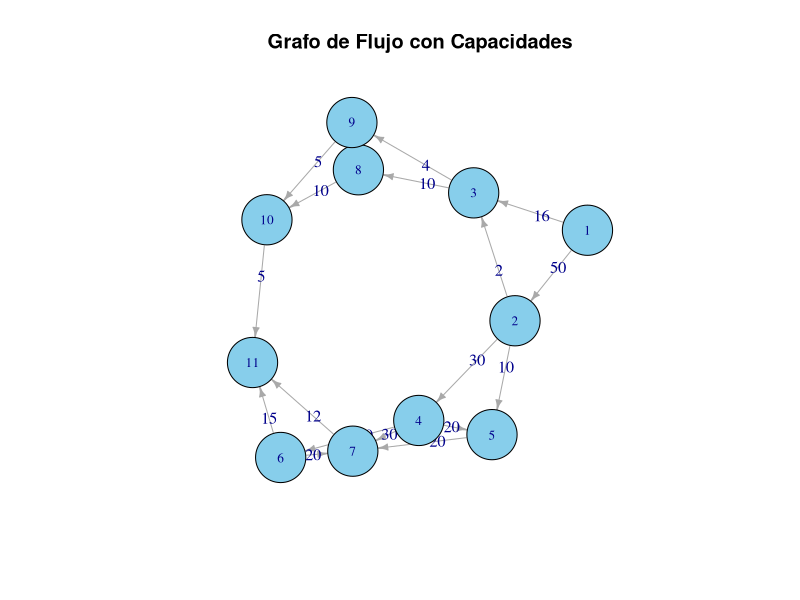

Source code (R):
#
#######################################
# Instalar y cargar la librería igraph
if(!require(igraph)) install.packages("igraph", dependencies=TRUE)
library(igraph)

# Definir las aristas y sus capacidades
edges <- c(1, 3, 16,  # N1 -> N3
           3, 9, 4,   # N3 -> N9
           9, 10, 5,  # N9 -> N10
           10, 11, 5, # N10 -> N11
           3, 8, 10,  # N3 -> N8
           8, 9, 10,  # N8 -> N9
           8, 10, 10, # N8 -> N10
           1, 2, 50,  # N1 -> N2
           2, 3, 2,   # N2 -> N3
           2, 5, 10,  # N2 -> N5
           2, 4, 30,  # N2 -> N4
           4, 5, 20,  # N4 -> N5
           4, 7, 30,  # N4 -> N7
           4, 6, 20,  # N4 -> N6
           5, 7, 20,  # N5 -> N7
           6, 7, 20,  # N6 -> N7
           6, 11, 15, # N6 -> N11
           7, 11, 12) # N7 -> N11

# Crear el grafo dirigido
g <- graph_from_edgelist(matrix(edges, ncol = 3, byrow = TRUE)[, 1:2], directed = TRUE)

# Añadir capacidades a las aristas
E(g)$capacity <- matrix(edges, ncol = 3, byrow = TRUE)[, 3]

# Función para encontrar el flujo máximo usando Ford-Fulkerson (Edmonds-Karp)
ford_fulkerson <- function(graph, source, sink) {
  V(graph)$name <- V(graph)
  flow <- 0
  
  repeat {
    parent <- rep(NA, vcount(graph))
    visited <- rep(FALSE, vcount(graph))
    queue <- list(source)
    visited[source] <- TRUE
    
    while (length(queue) > 0) {
      u <- queue[[1]]
      queue <- queue[-1]
      
      if (u == sink) break
      
      for (v in neighbors(graph, u, mode = "out")) {
        if (!visited[v] && E(graph)[u %->% v]$capacity > 0) {
          parent[v] <- u
          visited[v] <- TRUE
          queue <- append(queue, v)
        }
      }
    }
    
    if (!visited[sink]) break
    
    path_flow <- Inf
    v <- sink
    while (!is.na(parent[v])) {
      u <- parent[v]
      path_flow <- min(path_flow, E(graph)[u %->% v]$capacity)
      v <- u
    }
    
    v <- sink
    while (!is.na(parent[v])) {
      u <- parent[v]
      E(graph)[u %->% v]$capacity <- E(graph)[u %->% v]$capacity - path_flow
      E(graph)[v %->% u]$capacity <- E(graph)[v %->% u]$capacity + path_flow
      v <- u
    }
    
    flow <- flow + path_flow
  }
  
  return(flow)
}

# Definir la fuente y el sumidero
source <- 1
sink <- 11

# Calcular el flujo máximo
max_flow <- ford_fulkerson(g, source, sink)
print(paste("El flujo máximo desde N1 hasta N11 es:", max_flow))

# Plot del grafo
plot(g, edge.label = E(g)$capacity, vertex.color = "skyblue", 
     vertex.size = 30, vertex.label.cex = 0.8, edge.arrow.size = 0.5,
     main = "Grafo de Flujo con Capacidades")



